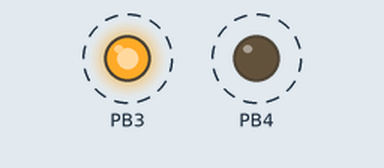
Recording of a sketch running on a simulated ATtiny85, built with avr-gcc and run on an emulated ATtiny85. Parts: output pins drawn as LEDs (lit = HIGH). Dashed ring = blinking.

Above: at 0.2 s.
Timing chart, 0 to 4.6 s (numbered marks = the images above):
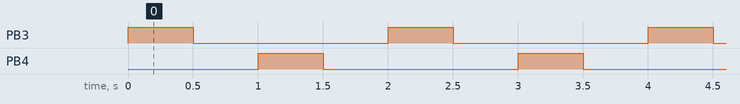

Measured:
- by itself, PB3, PB4: alternates HIGH for 0.50 s and LOW for 1.5 s
- by itself, everything shown: repeats every 2.0 s, in 4 steps

The sketch:

4AttinyDigitalDELAY.ino
```cpp
// Codigo Attiny85
//
void setup()
{
  pinMode(3, OUTPUT);
  pinMode(4, OUTPUT);
}

void loop()
{
  digitalWrite(3, HIGH);
  delay(500);
  digitalWrite(3, LOW);
  delay(500);
  digitalWrite(4, HIGH);
  delay(500);
  digitalWrite(4, LOW);
  delay(500);
}
```
